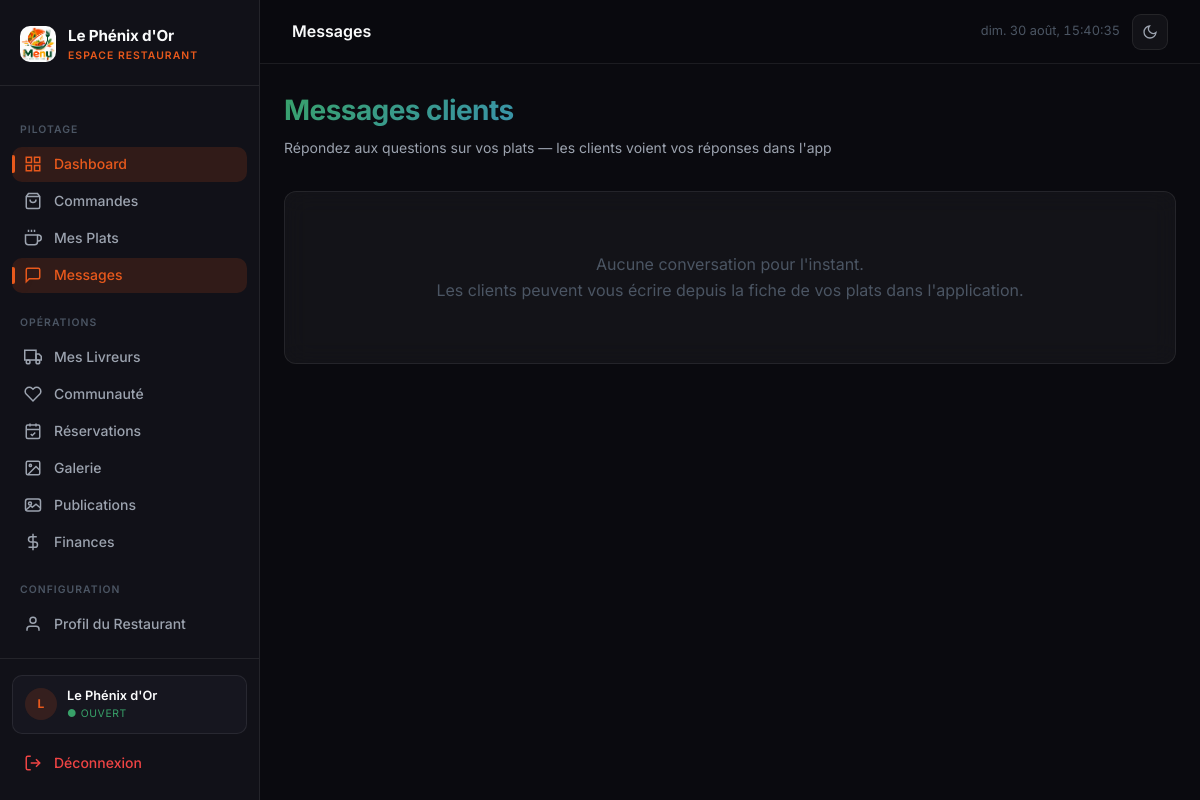
The app's page /admin-panel/resto/messages/ (signed in), older data.
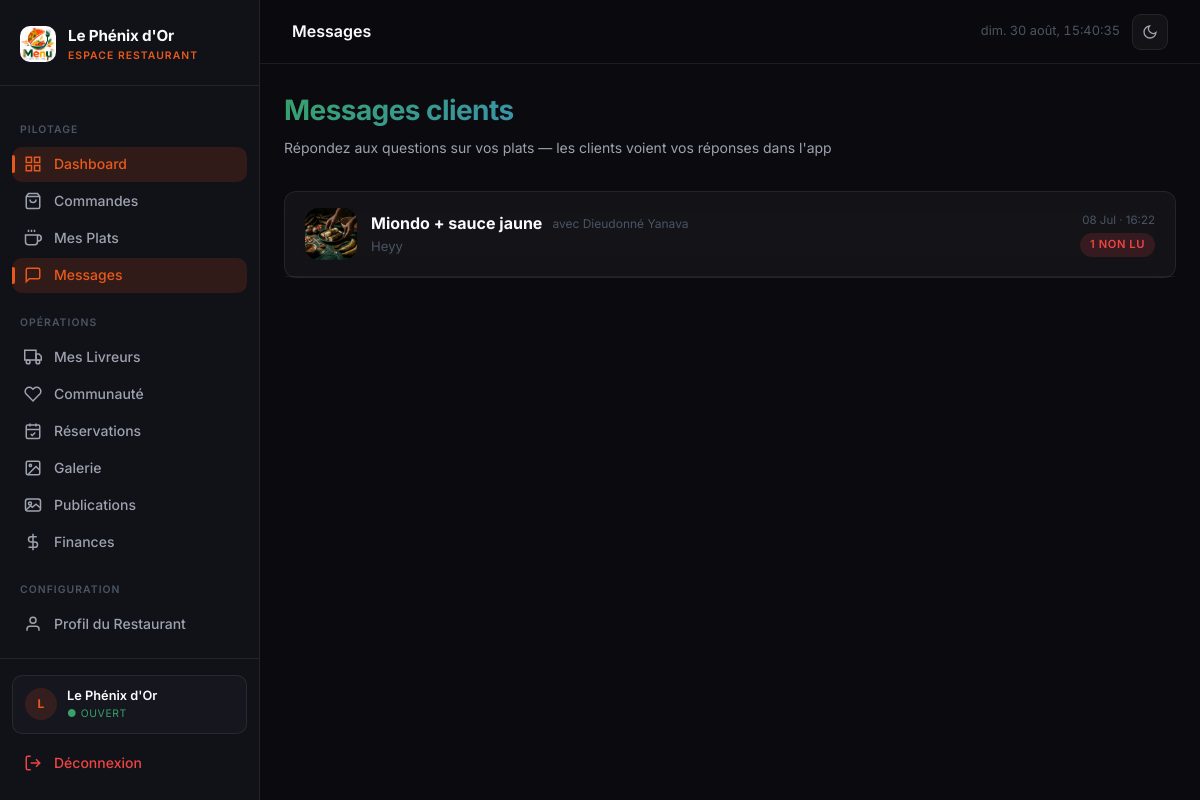
The same page, newer data.
### core/models.py (models this page shows, shortened)
class Conversation(models.Model):
    client = models.ForeignKey(User, on_delete=models.CASCADE, related_name='conversations')
    restaurant = models.ForeignKey(RestaurantProfile, on_delete=models.CASCADE, related_name='conversations')
    plat = models.ForeignKey(Plat, on_delete=models.CASCADE, related_name='conversations')
    created_at = models.DateTimeField(auto_now_add=True)
    updated_at = models.DateTimeField(auto_now=True)
    class Meta:
        verbose_name = 'Conversation'
        verbose_name_plural = 'Conversations'
        unique_together = ('client', 'plat')
        ordering = ['-updated_at']

class Plat(ApercuMixin, models.Model):
    restaurant = models.ForeignKey(RestaurantProfile, on_delete=models.CASCADE, related_name='plats')
    categorie = models.ForeignKey(Categorie, on_delete=models.SET_NULL, null=True, blank=True)
    nom = models.CharField(max_length=200)
    description = models.TextField(blank=True)
    prix = models.DecimalField(max_digits=10, decimal_places=0)
    frais_livraison = models.DecimalField(max_digits=10, decimal_places=0, default=500)
    image = models.ImageField(upload_to='plats/', blank=True, null=True)
    is_available = models.BooleanField(default=True)
    is_popular = models.BooleanField(default=False)
    is_featured = models.BooleanField(default=False)
    is_visible = models.BooleanField(default=True)
    plat_du_jour_le = models.DateField(null=True, blank=True)
    allergies = models.CharField(max_length=300, blank=True)
    ingredients = models.TextField(blank=True)
    created_at = models.DateTimeField(auto_now_add=True)
    class Meta:
        verbose_name = 'Plat'
        verbose_name_plural = 'Plats'

class User(AbstractUser):
    ROLE_CHOICES = [
        ('admin', 'Administrateur'),
        ('restaurant', 'Restaurant'),
        ('client', 'Client'),
        ('livreur', 'Livreur'),
    ]
    role = models.CharField(max_length=20, choices=ROLE_CHOICES, default='client')
    telephone = models.CharField(max_length=20, blank=True)
    allergies = models.CharField(max_length=300, blank=True)
    avatar = models.ImageField(upload_to='avatars/', blank=True, null=True)
    gain_total = models.DecimalField(max_digits=12, decimal_places=0, default=0)
    nombre_livraisons = models.PositiveIntegerField(default=0)
    restaurant_attache = models.ForeignKey(
        'RestaurantProfile', on_delete=models.SET_NULL, null=True, blank=True, related_name='livreurs',
    )
    points_solde = models.PositiveIntegerField(default=0)
    feed_seed = models.UUIDField(default=uuid.uuid4, editable=False)
    class Meta:
        verbose_name = 'Utilisateur'
        verbose_name_plural = 'Utilisateurs'

class Message(models.Model):
    SENDER_CHOICES = [('client', 'Client'), ('restaurant', 'Restaurant')]
    conversation = models.ForeignKey(Conversation, on_delete=models.CASCADE, related_name='messages')
    sender = models.CharField(max_length=12, choices=SENDER_CHOICES)
    texte = models.TextField(blank=True)
    image = models.ImageField(upload_to='messages/', blank=True, null=True)
    is_read = models.BooleanField(default=False)
    created_at = models.DateTimeField(auto_now_add=True)
    class Meta:
        verbose_name = 'Message'
        verbose_name_plural = 'Messages'
        ordering = ['created_at']

### core/views/resto_ws.py (the view)
# urls.py: path('resto/messages/', resto_ws.conversations, name='resto_messages'),
@resto_required
def conversations(request):
    resto = request.resto
    convs = (
        Conversation.objects.filter(restaurant=resto)
        .select_related('client', 'plat')
        .annotate(non_lus=Count('messages', filter=Q(messages__sender='client', messages__is_read=False)))
        .order_by('-updated_at')
    )
    return render(request, 'resto/messages.html', {
        'resto': resto, 'conversations': convs, 'active_page': 'messages',
    })

### core/models.py (called while the page is built)
    @property
    def nb_publications_attente(self):
        return self.publications.filter(statut='en_attente', supprime_par='').count()

### core/views/resto_ws.py (called while the page is built)
def resto_required(view):
    @wraps(view)
    @login_required(login_url='core:login')
    def wrapper(request, *args, **kwargs):
        if request.user.role != 'restaurant' or not hasattr(request.user, 'restaurant_profile'):
            messages.error(request, 'Accès réservé aux restaurants.')
            return redirect('core:login')
        request.resto = request.user.restaurant_profile
        return view(request, *args, **kwargs)
    return wrapper

### templates/resto/messages.html (shortened to what this page needs)
{% extends 'resto_base.html' %}
{% block topbar_title %}Messages{% endblock %}
{% block content %}
<div class="page-header anim-fade-up">
  <div>
    <h1 class="page-title gradient-text">Messages clients</h1>
    <p class="page-subtitle">Répondez aux questions sur vos plats — les clients voient vos réponses dans l'app</p>
  </div>
</div>
<div class="glass-card anim-fade-up" style="padding:0;">
  {% for c in conversations %}
  <a href="{% url 'core:resto_conversation' c.pk %}" style="display:flex;align-items:center;gap:14px;padding:16px 20px;border-bottom:1px solid var(--border-color,rgba(255,255,255,0.06));text-decoration:none;color:inherit;transition:background .15s;" onmouseover="this.style.background='rgba(255,255,255,0.03)'" onmouseout="this.style.background=''">
    {% if c.plat.image %}
      <img src="{{ c.plat.image.url }}" style="width:52px;height:52px;border-radius:14px;object-fit:cover;">
    {% else %}
      <div style="width:52px;height:52px;border-radius:14px;background:var(--accent-amber-dim);display:flex;align-items:center;justify-content:center;font-size:1.3rem;">🍽</div>
    {% endif %}
    <div style="flex:1;min-width:0;">
      <div style="display:flex;align-items:center;gap:10px;">
        <span style="font-weight:700;">{{ c.plat.nom }}</span>
        <span style="font-size:0.75rem;color:var(--text-muted);">avec {{ c.client.get_full_name|default:c.client.username }}</span>
      </div>
      {% with last=c.messages.last %}
      {% if last %}
      <div style="font-size:0.82rem;color:var(--text-muted);white-space:nowrap;overflow:hidden;text-overflow:ellipsis;">
        {% if last.sender == 'restaurant' %}Vous : {% endif %}{{ last.texte|truncatechars:90 }}
      </div>
      {% endif %}
      {% endwith %}
    </div>
    <div style="text-align:right;">
      <div style="font-size:0.72rem;color:var(--text-muted);">{{ c.updated_at|date:'d M · H:i' }}</div>
      {% if c.non_lus %}
      <span class="badge badge-red" style="margin-top:4px;">{{ c.non_lus }} non lu{{ c.non_lus|pluralize }}</span>
      {% endif %}
    </div>
  </a>
  {% empty %}
  <div style="padding:60px;text-align:center;color:var(--text-muted);">
    Aucune conversation pour l'instant.<br>Les clients peuvent vous écrire depuis la fiche de vos plats dans l'application.
  </div>
  {% endfor %}
</div>
{% endblock %}

Row changes from the older to the newer data that the page shows:
added Conversation: plat.image (picture), plat.nom "Miondo + sauce jaune", client.get_full_name "Dieudonné Yanava", messages.last.texte "Heyy", updated_at "08 Jul · 16:22", non_lus "1"
Text that changed along with them:
text no longer shown: "Aucune conversation pour l'instant. Les clients peuvent vous écrire depuis la fiche de vos plats dans l'application."
